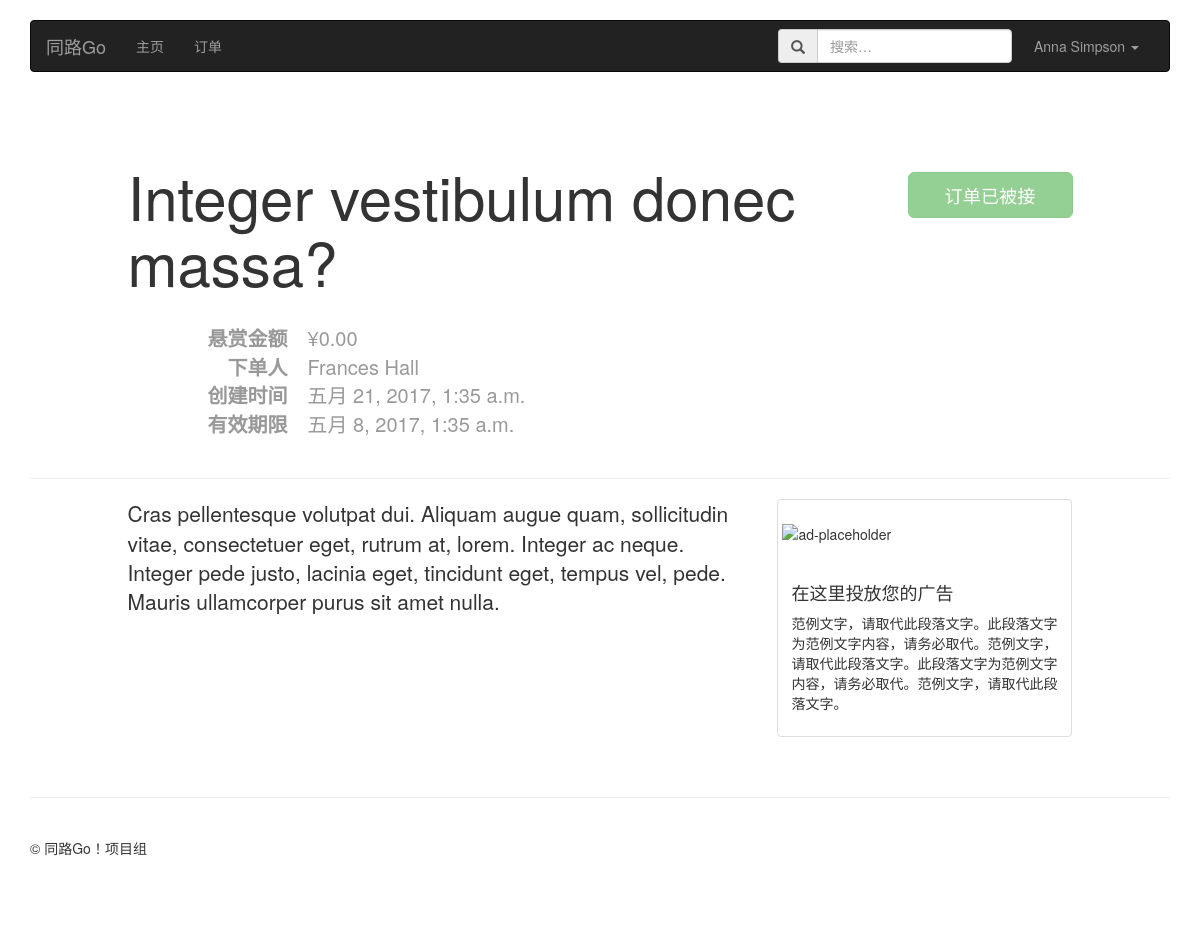
The page /pickup/detail/2/ (signed in) on the database its author committed.
### pickup/models.py (models this page shows, shortened)
class Fellow(AbstractBaseUser, PermissionsMixin):
    stu_id = models.CharField(
        _('student ID'),
        max_length=20,
        unique=True
    )
    first_name = models.CharField(
        pgettext_lazy('override default', 'first name'),
        max_length=30
    )
    last_name = models.CharField(
        pgettext_lazy('override default', 'last name'),
        max_length=150
    )
    tel = models.CharField(
        _('phone'),
        max_length=20,
        unique=True
    )
    PAY_METHOD_CHOICES = (
        ('ALIPAY', _('Alipay')),
        ('WECHAT', _('Wechat')),
        ('QQ', _('QQ')),
    )
    pay_method = models.CharField(
        _('method of pay'),
        max_length=30,
        choices=PAY_METHOD_CHOICES
    )
    alipay = models.CharField(
        _('Alipay account'),
        max_length=150,
        unique=True,
        blank=True,
        null=True
    )
    wechat = models.CharField(
        _('WeChat ID'),
        max_length=20,
        unique=True,
        blank=True,
        null=True
    )
    qq = models.CharField(
        _('QQ ID'),
        max_length=20,
        unique=True,
        blank=True,
        null=True
    )
    nickname = models.CharField(
        _('nickname'),
        max_length=150,
        blank=True,
        null=True
    )
    email = models.EmailField(
        pgettext_lazy('override default', 'email address'),
        max_length=255,
        blank=True,
        null=True
    )
    balance = models.DecimalField(
        _('balance'),
        max_digits=28,
        decimal_places=2,
        default=0
    )
    is_staff = models.BooleanField(
        pgettext_lazy('override default', 'staff status'),
        default=False,
        help_text=pgettext_lazy(
            'override default',
            'Designates whether the user can log into this admin site.'
        ),
    )
    is_active = models.BooleanField(
        pgettext_lazy('override default', 'active'),
        default=True,
        help_text=pgettext_lazy(
            'override default',
            'Designates whether this user should be treated as active. '
            'Unselect this instead of deleting accounts.'
        ),
    )
    date_joined = models.DateTimeField(_('date joined'), default=timezone.now)
    objects = FellowManager()
    EMAIL_FIELD = 'email'
    USERNAME_FIELD = 'stu_id'
    REQUIRED_FIELDS = ['first_name', 'last_name', 'tel', 'pay_method']
    class Meta:
        verbose_name = _('fellow')
        verbose_name_plural = _('fellows')
    def get_full_name(self):
        contains_chinese = re.findall(r'[\u4e00-\u9fff]+',
                                      self.first_name + self.last_name)
        full_name = ('%s%s' if contains_chinese else '%s %s') % (
        self.first_name, self.last_name)
        return full_name.strip()

class Order(models.Model):
    title = models.CharField(
        _('order title'),
        max_length=100,
        unique=True
    )
    body = models.CharField(
        _('order body'),
        max_length=500
    )
    bounty_size = models.DecimalField(
        _('amount of bounty'),
        max_digits=28,
        decimal_places=2
    )
    maker = models.ForeignKey(
        Fellow,
        verbose_name=_('orderer'),
        related_name='%(class)s_made',
        on_delete=models.SET_NULL,
        null=True
    )
    address = models.CharField(
        _('address'),
        max_length=200
    )
    taker = models.ForeignKey(
        Fellow,
        verbose_name=_('order taker'),
        related_name='%(class)s_taken',
        on_delete=models.SET_NULL,
        blank=True,
        null=True
    )
    time_created = models.DateTimeField(
        _('created at'),
        auto_now_add=True
    )
    time_modified = models.DateTimeField(
        _('last modified at'),
        auto_now=True
    )
    time_expire = models.DateTimeField(
        _('valid before')
    )
    is_taken = models.BooleanField(
        _('is already taken?'),
        default=False
    )
    is_completed = models.BooleanField(
        _('is already completed?'),
        default=False
    )
    class Meta:
        verbose_name = _('order')
        verbose_name_plural = _('orders')
    def __str__(self):
        return _('order') + ' ' + self.title

### pickup/views.py (the view)
class OrderDetailView(LoginRequiredMixin, DetailView):
    model = Order
    def get_context_data(self, **kwargs):
        context = super(OrderDetailView, self).get_context_data(**kwargs)
        context['now'] = timezone.now()
        return context

### templates/pickup/order_detail.html (shortened to what this page needs)
{% extends "layout/base.html" %}
{% load i18n %}
{% block heading %}
    <div class="page-header">
        <div class="row">
            <div class="col-md-8 col-md-offset-1">
                <h3 class="page-title">
                    {{ object.title }}
                </h3>
                <dl class="dl-horizontal lead page-description">
                    <dt>{% trans "Bounty size" %}</dt>
                    <dd>&yen;{{ object.bounty_size }}</dd>
                    <dt>{% trans "Orderer" %}</dt>
                    <dd>{{ object.maker.get_full_name }}</dd>
                    <dt>{% trans "Creation time" %}</dt>
                    <dd>{{ object.time_created }}</dd>
                    <dt>{% trans "Expiration time" %}</dt>
                    <dd>{{ object.time_expire }}</dd>
                </dl>
            </div>
            <div class="col-md-2">
                {% if not object.is_taken %}
                    <a role="button" id="list-page-btn-0"
                       class="btn btn-success btn-lg list-page-btn"
                       tabindex="0" data-container="body" data-toggle="popover"
                       data-trigger="focus" data-placement="left"
                       data-content="{% trans 'This functionality has not been implemented...yet!' %}">
                        {% trans "Take This Order!" %}
                    </a>
                {% else %}
                    <a role="button" id="list-page-btn-0"
                       class="btn btn-success btn-lg list-page-btn disabled">
                        {% trans "Order is taken" %}
                    </a>
                {% endif %}
            </div>
        </div>
    </div>
{% endblock %}
{% block main %}
    <p class="lead">{{ object.body }}</p>
{% endblock %}

### templates/layout/base.html (shortened to what this page needs)
{% load static i18n %}
<!DOCTYPE html>
<html{% if LANGUAGE_CODE %} lang="{{ LANGUAGE_CODE }}"{% endif %}>
<head>
    <link href="https://cdn.bootcss.com/bootstrap/3.3.7/css/bootstrap.min.css"
          rel="stylesheet">
    <link href="{% static "css/ie10-viewport-bug-workaround.css" %}"
          rel="stylesheet">
    <link href="{% static "css/main.css" %}" rel="stylesheet">
</head>
<body>
<div class="container">
    {% include "layout/navbar.html" %}
</div>
<div class="container">
    {% block heading %}{% endblock %}
    <div class="row">
        <div class="col-md-10 col-md-offset-1">
            {% block content %}
                <div class="row">
                    <article class="col-md-8">
                        {% block main %}{% endblock %}
                    </article>
                    <aside class="col-md-4">
                        {% block sidebar %}
                            {% block sidebar-adv %}
                                {% include 'layout/sidebar-adv.html' %}
                            {% endblock %}
                    {% endblock %}
                </aside>
                </div>
            {% endblock %}
        </div>
    </div>
    {% block footer %}
        {% include 'layout/footer.html' %}
    {% endblock %}
</div>
</body>
</html>

### templates/layout/navbar.html (shortened to what this page needs)
{% load i18n %}
{% url 'index' as index_url %}
{% url 'pickup:order-list' as order_list_url %}
<nav class="navbar navbar-inverse">
    <div class="container-fluid">
        <div class="navbar-header">
            <a class="navbar-brand"
               href="{% url 'index' %}">{% trans "Fellow Go" %}</a>
        </div>
        <div id="navbar" class="navbar-collapse collapse">
            <ul class="nav navbar-nav">
                <li class="{% if request.get_full_path == index_url %}active{% endif %}">
                    <a href="{% url 'index' %}">{% trans "Home" %}</a>
                </li>
                <li class="{% if request.get_full_path == order_list_url %}active{% endif %}">
                    <a href="{% url 'pickup:order-list' %}">{% trans "Orders" %}</a>
                </li>
            </ul>
            <ul class="nav navbar-nav navbar-right">
                <li class="dropdown">
                    <a href="#" class="dropdown-toggle" data-toggle="dropdown"
                       role="button" aria-haspopup="true" aria-expanded="false">
                        {% if user.is_authenticated %}
                            {{ user.get_full_name }}
                        {% else %}
                            {% trans "Hi, stranger!" %}
                        {% endif %}
                        <span class="caret"></span></a>
                </li>
            </ul>
            <form class="navbar-form navbar-right" method="get"
                  action="{% url 'pickup:haystack-search' %}">
                <div class="form-group">
                    <div class="input-group">
                        <span class="input-group-addon" id="basic-addon1">
                            <span class="glyphicon glyphicon-search"
                                  aria-hidden="true"></span>
                        </span>
                        <input type="text" class="form-control" name="q"
                               aria-label="Search"
                               placeholder="{% trans "Search for..." %}">
                    </div>
                </div>
            </form>
        </div>
    </div>
</nav>

### templates/layout/sidebar-adv.html (shortened to what this page needs)
{% load i18n %}
<div class="thumbnail">
    <img class="adv-img"
         src="https://cdn.sstatic.net/img/ad-placeholder.png"
         alt="ad-placeholder"/>
    <div class="caption">
        <h4>{% trans "Put your advertisements here" %}</h4>
        <p>
        </p>
    </div>
</div>

### templates/layout/footer.html
{% load i18n %}
<footer class="footer">
    <p>© {% trans "The Fellow Go! team" %}</p>
</footer>

### static/css/main.css (style rules this page uses)
body { padding-top: 20px; padding-bottom: 20px; }
.navbar { margin-bottom: 20px; }
.footer { padding-top: 40px; padding-bottom: 40px; margin-top: 40px; border-top: 1px solid #eee; }
.page-header { padding-bottom: 20px; }
.page-title { margin-top: 30px; margin-bottom: 0; font-size: 60px; font-weight: normal; }
.page-description { font-size: 20px; color: #999; }
dl.page-description { margin-top: 30px; }
.adv-img { padding: 0; display: block; margin: 20px auto; max-height: 100%; max-width: 100%; }
.list-page-btn { display: block; margin-top: 40px; width: 100%; font-size: 130%; font-weight: normal; }
.navbar-form { padding: 0 0.5em 0; }

### rows shown on the page
Fellow: get_full_name "Anna Simpson"
Order: title "Integer vestibulum donec massa?", bounty_size "0.00", maker.get_full_name "Frances Hall", time_created "五月 21, 2017, 1:35 a.m.", time_expire "五月 8, 2017, 1:35 a.m.", body "Cras pellentesque volutpat dui. Aliquam augue quam, sollicitudin vitae, consectetuer eget, rutrum at, lorem. Integer ac neque. Integer pede justo, lacinia eget, tincidunt eget, tempus vel, pede. Mauris ullamcorper purus sit amet nulla."
